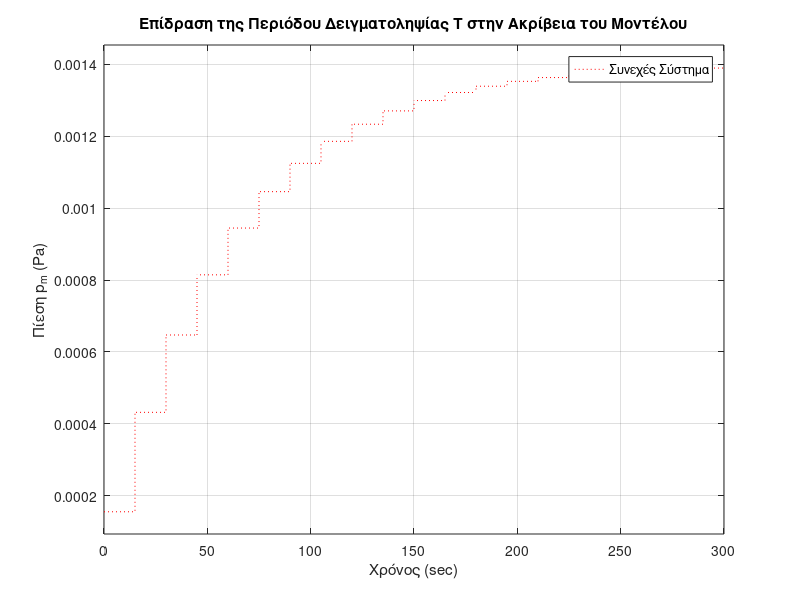

MATLAB code for this plot:
clc; clear; close all;

% Ορισμός παραμέτρων του συστήματος
Cm = 0.3;
Kl = 0.005;
D = 7e-6;

% Συνάρτηση Μεταφοράς G(s)
num_c = [D];
den_c = [Cm, Kl];
sys_c = tf(num_c, den_c);

% Ορισμός διαφορετικών περιόδων δειγματοληψίας
T_opt = 2;
T_mid = 10;
T_slow = 15;

% Διακριτοποίηση με τη μέθοδο Tustin (Τραπεζοειδής)
sys_d_opt = c2d(sys_c, T_opt, 'tustin');
sys_d_mid = c2d(sys_c, T_mid, 'tustin');
sys_d_slow = c2d(sys_c, T_slow, 'tustin');

% Προσομοίωση Βηματικής Απόκρισης
figure;
step(sys_c, 'w*', 300); hold on; 
step(sys_d_opt, 'b--', 300);
step(sys_d_mid, 'g.', 300);
step(sys_d_slow, 'r:', 300);

title('Επίδραση της Περιόδου Δειγματοληψίας T στην Ακρίβεια του Μοντέλου');
xlabel('Χρόνος (sec)'); ylabel('Πίεση p_m (Pa)');
legend('Συνεχές Σύστημα', 'Διακριτό T=2s', 'Διακριτό T=10s', 'Διακριτό T=15s');
grid on;
